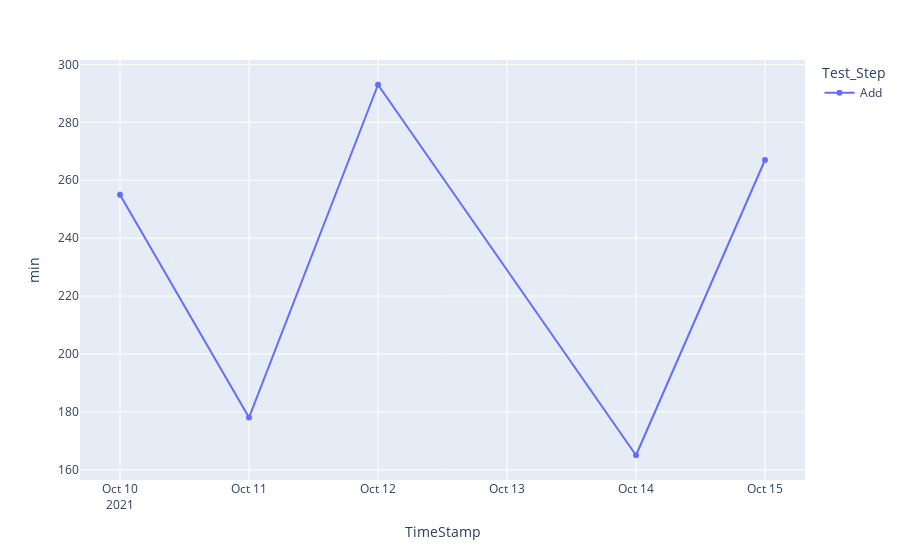
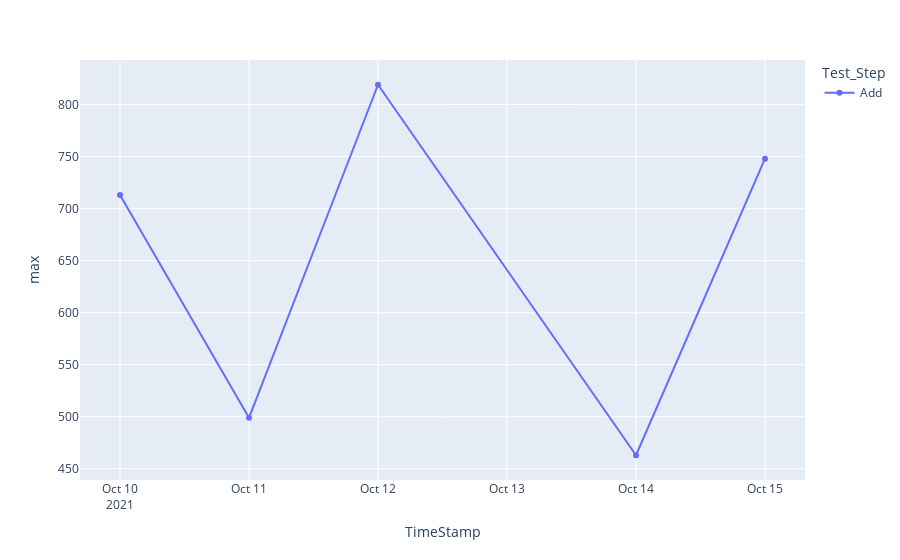
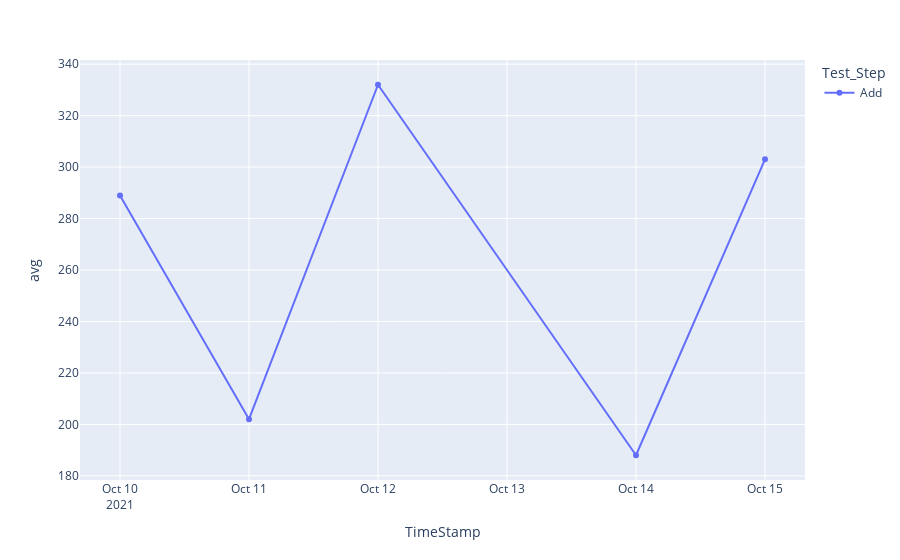

The code cell stored with these charts, in order, in its notebook:
### Code cell
df1 = getDataFrame(cursor,tables[0][0])
generateGraphs(df1)

### Figure 1 — Plotly figure (JSON) as saved in the notebook; plotly's stock layout.template omitted (floating-point values rounded to 4 significant figures)
{"data": [{"hovertemplate": "Test_Step=Add<br>TimeStamp=%{x}<br>min=%{y}<extra></extra>", "legendgroup": "Add", "line": {"color": "#636efa", "dash": "solid"}, "marker": {"symbol": "circle"}, "mode": "markers+lines", "name": "Add", "orientation": "v", "showlegend": true, "type": "scatter", "x": ["2021-10-10", "2021-10-11", "2021-10-12", "2021-10-14", "2021-10-15"], "xaxis": "x", "y": [255, 178, 293, 165, 267], "yaxis": "y"}], "layout": {"legend": {"title": {"text": "Test_Step"}, "tracegroupgap": 0}, "margin": {"t": 60}, "xaxis": {"anchor": "y", "domain": [0, 1], "title": {"text": "TimeStamp"}}, "yaxis": {"anchor": "x", "domain": [0, 1], "title": {"text": "min"}}}}

### Figure 2 — Plotly figure (JSON) as saved in the notebook; plotly's stock layout.template omitted (floating-point values rounded to 4 significant figures)
{"data": [{"hovertemplate": "Test_Step=Add<br>TimeStamp=%{x}<br>max=%{y}<extra></extra>", "legendgroup": "Add", "line": {"color": "#636efa", "dash": "solid"}, "marker": {"symbol": "circle"}, "mode": "markers+lines", "name": "Add", "orientation": "v", "showlegend": true, "type": "scatter", "x": ["2021-10-10", "2021-10-11", "2021-10-12", "2021-10-14", "2021-10-15"], "xaxis": "x", "y": [713, 499, 819, 463, 748], "yaxis": "y"}], "layout": {"legend": {"title": {"text": "Test_Step"}, "tracegroupgap": 0}, "margin": {"t": 60}, "xaxis": {"anchor": "y", "domain": [0, 1], "title": {"text": "TimeStamp"}}, "yaxis": {"anchor": "x", "domain": [0, 1], "title": {"text": "max"}}}}

### Figure 3 — Plotly figure (JSON) as saved in the notebook; plotly's stock layout.template omitted (floating-point values rounded to 4 significant figures)
{"data": [{"hovertemplate": "Test_Step=Add<br>TimeStamp=%{x}<br>avg=%{y}<extra></extra>", "legendgroup": "Add", "line": {"color": "#636efa", "dash": "solid"}, "marker": {"symbol": "circle"}, "mode": "markers+lines", "name": "Add", "orientation": "v", "showlegend": true, "type": "scatter", "x": ["2021-10-10", "2021-10-11", "2021-10-12", "2021-10-14", "2021-10-15"], "xaxis": "x", "y": [289, 202, 332, 188, 303], "yaxis": "y"}], "layout": {"legend": {"title": {"text": "Test_Step"}, "tracegroupgap": 0}, "margin": {"t": 60}, "xaxis": {"anchor": "y", "domain": [0, 1], "title": {"text": "TimeStamp"}}, "yaxis": {"anchor": "x", "domain": [0, 1], "title": {"text": "avg"}}}}
